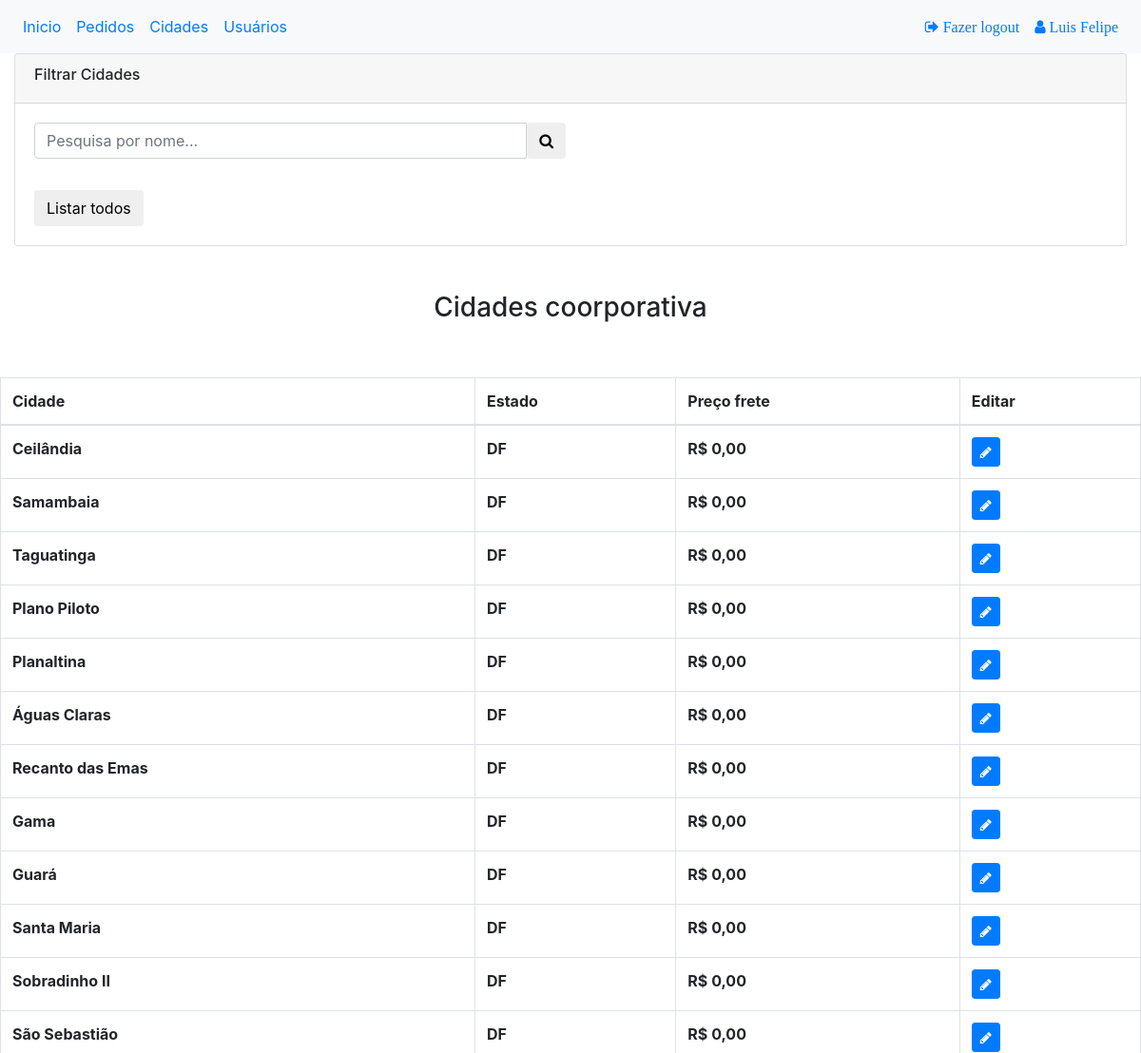
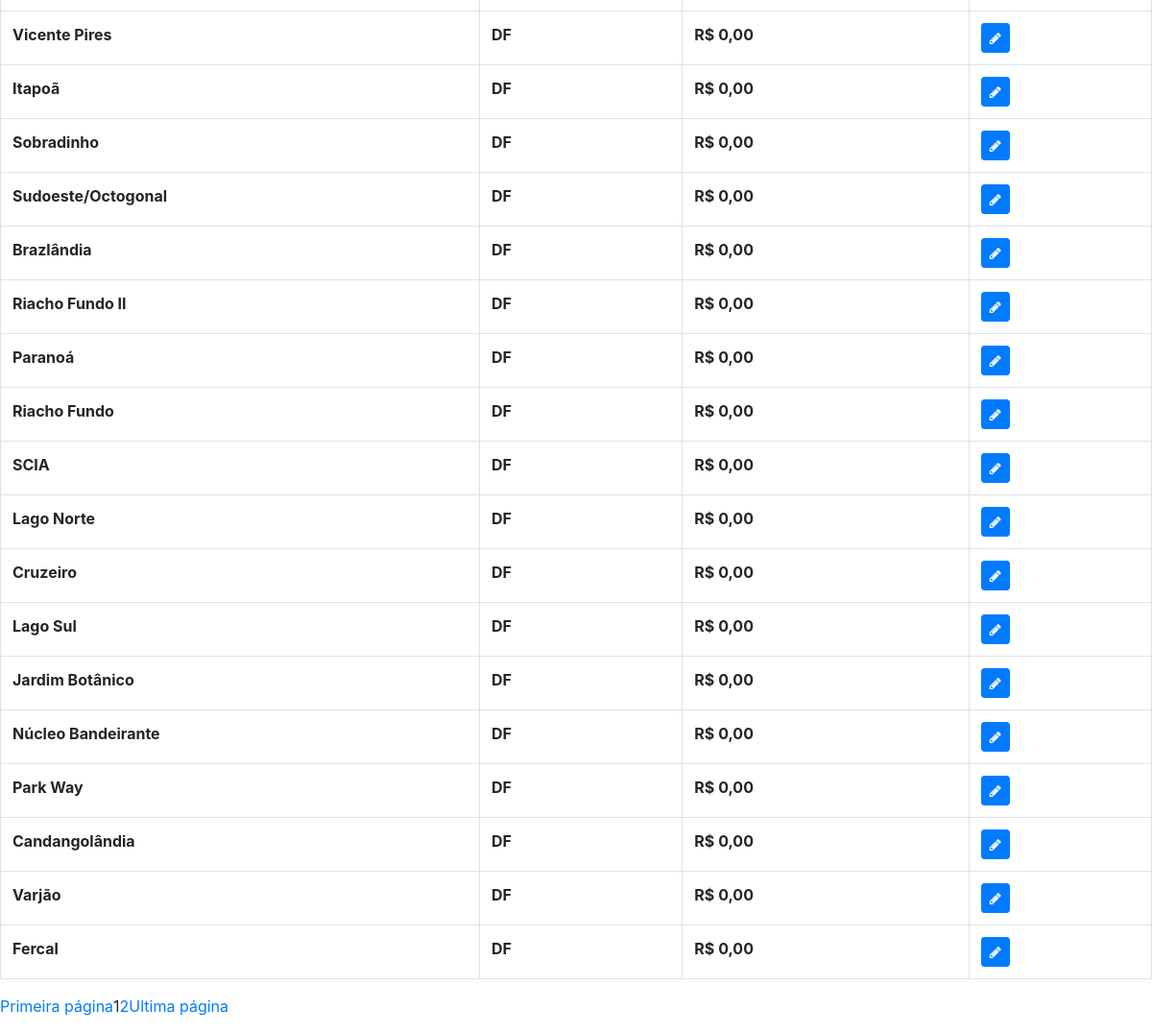
Page /adm/cidades.php (signed in) on the committed database (2 pictures, top to bottom).
### tables this page shows
create table cidade(
      idCidade int auto_increment not null primary key,
      estado int,
      nomeCidade varchar(50),
      precoFrete float
  );

create table estado(
      idEstado int auto_increment not null primary key,
      ufEstado varchar(2),
      nomeEstado varchar(35)
  );

### adm/cidades.php (the view, shortened to what this page needs)
<?php
include '../conecta.php';
mysqli_set_charset($conn, 'utf8');
$pagina = (isset($_GET['pagina'])) ? $_GET['pagina'] : 1;
$pesquisaCidades = "SELECT nomeProduto from produto p order by p.nomeProduto";
$Cidades = mysqli_query($conn, $pesquisaCidades);
$totalCidades = mysqli_num_rows($Cidades);
$quantidade_pg = 30;
$num_pagina = ceil($totalCidades / $quantidade_pg);
$incio = ($quantidade_pg * $pagina) - $quantidade_pg;
if (!isset($_POST['termo'])) {
    $pesquisaCidades = "SELECT idCidade , nomeCidade,precoFrete , ufEstado FROM cidade c INNER JOIN estado e on c.estado = e.idEstado
       limit $incio, $quantidade_pg";
} else {
    $pesquisa = $_POST["termo"];
    $pesquisaCidades = "SELECT idCidade , nomeCidade,precoFrete , ufEstado FROM cidade c INNER JOIN estado e on c.estado = e.idEstado
        WHERE c.nomeCidade LIKE '%" . $pesquisa . "%'";
}
$resultadoCidades = mysqli_query($conn, $pesquisaCidades);
?>
<!DOCTYPE html>
<html lang="pt-br">
<head>
    <link rel="stylesheet" href="https://cdnjs.cloudflare.com/ajax/libs/font-awesome/4.7.0/css/font-awesome.min.css">
    <link rel="stylesheet" href="https://stackpath.bootstrapcdn.com/bootstrap/4.1.3/css/bootstrap.min.css">
</head>
<body>
    <nav class="navbar navbar-expand-sm bg-light">
        <ul class="navbar-nav">
            <li class="nav-item">
                <a class="nav-link" href="home.php">Inicio</a>
            </li>
            <li class="nav-item">
                <a class="nav-link" href="pedido.php">Pedidos</a>
            </li>
            <li class="nav-item">
                <a class="nav-link" href="cidades.php">Cidades</a>
            </li>
            <li class="nav-item">
                <a class="nav-link" href="usuario.php">Usuários</a>
            </li>
        </ul>
        <ul class="navbar-nav ml-auto">
            <li class="nav-item">
                <a class="nav-link" href="../sair.php">
                    <i class="fa fa-sign-out"> Fazer logout</i>
                </a>
            </li>
            <li class="nav-item">
                <a class="nav-link" href="#">
                    <i class="fa fa-user"> <?php echo $_SESSION["nomeAdministrador"] ?></i>
                </a>
            </li>
        </ul>
    </nav>
    <div class="col-sm-12">
        <div class="card">
            <article class="card-group-item">
                <header class="card-header">
                    <h6 class="title">Filtrar Cidades </h6>
                </header>
                <div class="filter-content">
                    <div class="card-body">
                        <div class="form-row">
                            <div class="form-group col-md-6">
                                <form method="POST" action="cidades.php" class="search nav-form">
                                    <div class="input-group input-search">
                                        <input type="text" class="form-control" name="termo" id="q" placeholder="Pesquisa por nome...">
                                        <span class="input-group-btn">
                                            <button class="btn btn-default" type="submit"><i class="fa fa-search"></i></button>
                                        </span>
                                    </div>
                                </form>
                            </div>
                            <div class="form-group col-md-12 text-right">
                            </div>
                            <form method="POST" action="cidades.php" class="col-md-6 search nav-form">
                                <div class="input-group input-search">
                                    <span class="input-group-btn">
                                        <button class="btn btn-default" type="submit"> Listar todos</button>
                                    </span>
                                </div>
                            </form>
                        </div>
                    </div>
                </div>
            </article>
        </div>
    </div>
    <br><br>
    <h3 class="text-center"> Cidades coorporativa </h3>
    <br><br>
    <table class="table table-bordered">
        <thead>
            <tr>
                <th>Cidade</th>
                <th> Estado</th>
                <th> Preço frete</th>
                <th> Editar</th>
            </tr>
        </thead>
        <tbody>
            <?php
            while ($row = mysqli_fetch_assoc($resultadoCidades)) { ?>
                <tr>
                    <th> <?php echo $row["nomeCidade"] ?> </th>
                    <th> <?php echo $row["ufEstado"] ?> </th>
                    <th> R$ <?php echo number_format($row["precoFrete"], 2, ",", "."); ?> </th>
                    <th>
                        <a href="#edicao<?php echo $row["idCidade"] ?>" data-toggle="modal"><button type='button' class='btn btn-primary btn-sm'><i class="fa fa-pencil"></i> </button></a>
                    </th>
                <?php } ?>
                </tr>
        </tbody>
    </table>
    <?php
    $result_log = "SELECT * from cidade";
    $Usuarios = mysqli_query($conn, $result_log);
    $totalUsuarios = mysqli_num_rows($Usuarios);
    $limitador = 1;
    if ($totalUsuarios > $quantidade_pg && $totalUsuarios > 0) { ?>
        <nav class="text-center">
            <ul class="pagination">
                <li><a href="cidades.php?pagina=1"> Primeira página </a></li>
                <li class="active"> <span><?php echo $pagina; ?></span></li>
                <?php
                for ($i = $pagina + 1; $i <= $pagina + $limitador; $i++) {
                    if ($i <= $num_pagina) { ?>
                        <li><a href="cidades.php?pagina=<?php echo $i; ?>"> <?php echo $i; ?></a></li>
                <?php }
                }
                ?>
                <li><a href="cidades.php?pagina=<?php echo $num_pagina; ?>"> <span aria-hidden="true"> Ultima página </span></a></li>
            <?php } ?>
            </ul>
        </nav>
</body>
</html>

### rows in the picture
cidade: nomeCidade "Ceilândia", estado.ufEstado "DF", precoFrete "0,00"
cidade: nomeCidade "Samambaia", estado.ufEstado "DF", precoFrete "0,00"
cidade: nomeCidade "Taguatinga", estado.ufEstado "DF", precoFrete "0,00"
cidade: nomeCidade "Plano Piloto", estado.ufEstado "DF", precoFrete "0,00"
cidade: nomeCidade "Planaltina", estado.ufEstado "DF", precoFrete "0,00"
cidade: nomeCidade "Águas Claras", estado.ufEstado "DF", precoFrete "0,00"
cidade: nomeCidade "Recanto das Emas", estado.ufEstado "DF", precoFrete "0,00"
cidade: nomeCidade "Gama", estado.ufEstado "DF", precoFrete "0,00"
cidade: nomeCidade "Guará", estado.ufEstado "DF", precoFrete "0,00"
cidade: nomeCidade "Santa Maria", estado.ufEstado "DF", precoFrete "0,00"
cidade: nomeCidade "Sobradinho II", estado.ufEstado "DF", precoFrete "0,00"
cidade: nomeCidade "São Sebastião", estado.ufEstado "DF", precoFrete "0,00"
cidade: nomeCidade "Vicente Pires", estado.ufEstado "DF", precoFrete "0,00"
cidade: nomeCidade "Itapoã", estado.ufEstado "DF", precoFrete "0,00"
cidade: nomeCidade "Sobradinho", estado.ufEstado "DF", precoFrete "0,00"
cidade: nomeCidade "Sudoeste/Octogonal", estado.ufEstado "DF", precoFrete "0,00"
cidade: nomeCidade "Brazlândia", estado.ufEstado "DF", precoFrete "0,00"
cidade: nomeCidade "Riacho Fundo II", estado.ufEstado "DF", precoFrete "0,00"
cidade: nomeCidade "Paranoá", estado.ufEstado "DF", precoFrete "0,00"
cidade: nomeCidade "Riacho Fundo", estado.ufEstado "DF", precoFrete "0,00"
cidade: nomeCidade "SCIA", estado.ufEstado "DF", precoFrete "0,00"
cidade: nomeCidade "Lago Norte", estado.ufEstado "DF", precoFrete "0,00"
cidade: nomeCidade "Cruzeiro", estado.ufEstado "DF", precoFrete "0,00"
cidade: nomeCidade "Lago Sul", estado.ufEstado "DF", precoFrete "0,00"
cidade: nomeCidade "Jardim Botânico", estado.ufEstado "DF", precoFrete "0,00"
cidade: nomeCidade "Núcleo Bandeirante", estado.ufEstado "DF", precoFrete "0,00"
cidade: nomeCidade "Park Way", estado.ufEstado "DF", precoFrete "0,00"
cidade: nomeCidade "Candangolândia", estado.ufEstado "DF", precoFrete "0,00"
cidade: nomeCidade "Varjão", estado.ufEstado "DF", precoFrete "0,00"
cidade: nomeCidade "Fercal", estado.ufEstado "DF", precoFrete "0,00"

### other values in the picture
$_SESSION["nomeAdministrador"] "Luis Felipe"
$pagina "1"
